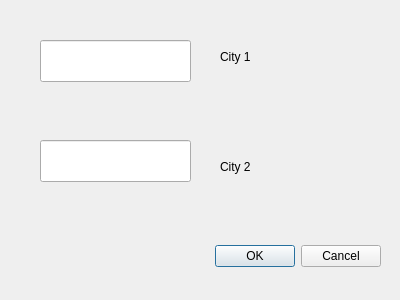
<?xml version="1.0" encoding="UTF-8"?>
<ui version="4.0">
 <class>Dialog</class>
 <widget class="QDialog" name="Dialog">
  <property name="geometry">
   <rect>
    <x>0</x>
    <y>0</y>
    <width>400</width>
    <height>300</height>
   </rect>
  </property>
  <property name="windowTitle">
   <string>Dialog</string>
  </property>
  <widget class="QDialogButtonBox" name="buttonBox">
   <property name="geometry">
    <rect>
     <x>40</x>
     <y>240</y>
     <width>341</width>
     <height>32</height>
    </rect>
   </property>
   <property name="orientation">
    <enum>Qt::Horizontal</enum>
   </property>
   <property name="standardButtons">
    <set>QDialogButtonBox::Cancel|QDialogButtonBox::Ok</set>
   </property>
  </widget>
  <widget class="QLineEdit" name="lineEdit_city_1">
   <property name="geometry">
    <rect>
     <x>40</x>
     <y>40</y>
     <width>151</width>
     <height>42</height>
    </rect>
   </property>
  </widget>
  <widget class="QLineEdit" name="lineEdit_city_2">
   <property name="geometry">
    <rect>
     <x>40</x>
     <y>140</y>
     <width>151</width>
     <height>42</height>
    </rect>
   </property>
  </widget>
  <widget class="QLabel" name="label">
   <property name="geometry">
    <rect>
     <x>220</x>
     <y>40</y>
     <width>137</width>
     <height>34</height>
    </rect>
   </property>
   <property name="text">
    <string>City 1</string>
   </property>
  </widget>
  <widget class="QLabel" name="label_2">
   <property name="geometry">
    <rect>
     <x>220</x>
     <y>150</y>
     <width>137</width>
     <height>34</height>
    </rect>
   </property>
   <property name="text">
    <string>City 2</string>
   </property>
  </widget>
 </widget>
 <resources/>
 <connections>
  <connection>
   <sender>buttonBox</sender>
   <signal>accepted()</signal>
   <receiver>Dialog</receiver>
   <slot>accept()</slot>
   <hints>
    <hint type="sourcelabel">
     <x>248</x>
     <y>254</y>
    </hint>
    <hint type="destinationlabel">
     <x>157</x>
     <y>274</y>
    </hint>
   </hints>
  </connection>
  <connection>
   <sender>buttonBox</sender>
   <signal>rejected()</signal>
   <receiver>Dialog</receiver>
   <slot>reject()</slot>
   <hints>
    <hint type="sourcelabel">
     <x>316</x>
     <y>260</y>
    </hint>
    <hint type="destinationlabel">
     <x>286</x>
     <y>274</y>
    </hint>
   </hints>
  </connection>
 </connections>
</ui>
